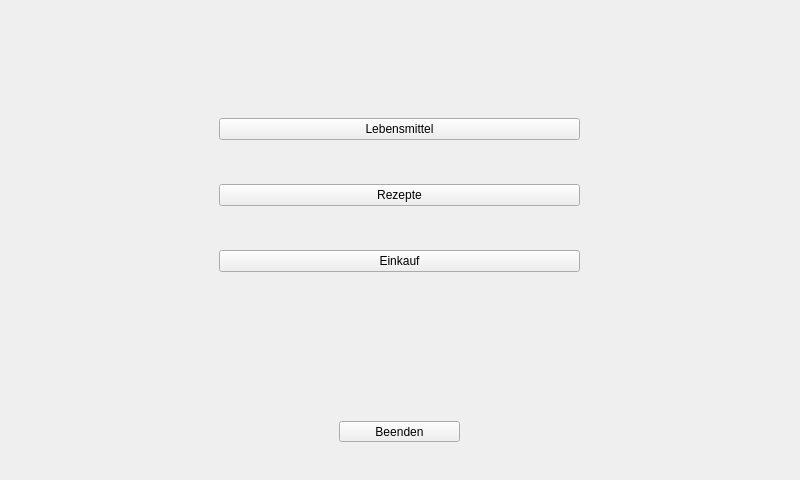
<?xml version="1.0" encoding="UTF-8"?>
<ui version="4.0">
 <class>MainWindow</class>
 <widget class="QMainWindow" name="MainWindow">
  <property name="geometry">
   <rect>
    <x>0</x>
    <y>0</y>
    <width>800</width>
    <height>480</height>
   </rect>
  </property>
  <property name="windowTitle">
   <string>MainWindow</string>
  </property>
  <widget class="QWidget" name="centralwidget">
   <widget class="QStackedWidget" name="stackedWidget">
    <property name="geometry">
     <rect>
      <x>0</x>
      <y>0</y>
      <width>800</width>
      <height>480</height>
     </rect>
    </property>
    <widget class="QWidget" name="page">
     <widget class="QPushButton" name="cmdClose">
      <property name="geometry">
       <rect>
        <x>339</x>
        <y>421</y>
        <width>121</width>
        <height>21</height>
       </rect>
      </property>
      <property name="text">
       <string>Beenden</string>
      </property>
     </widget>
     <widget class="QWidget" name="">
      <property name="geometry">
       <rect>
        <x>219</x>
        <y>80</y>
        <width>361</width>
        <height>231</height>
       </rect>
      </property>
      <layout class="QVBoxLayout" name="verticalLayout">
       <item>
        <widget class="QPushButton" name="cmdLebensm">
         <property name="text">
          <string>Lebensmittel</string>
         </property>
        </widget>
       </item>
       <item>
        <widget class="QPushButton" name="cmdRezepte">
         <property name="text">
          <string>Rezepte</string>
         </property>
        </widget>
       </item>
       <item>
        <widget class="QPushButton" name="cmdEinkauf">
         <property name="text">
          <string>Einkauf</string>
         </property>
        </widget>
       </item>
      </layout>
     </widget>
    </widget>
   </widget>
  </widget>
 </widget>
 <resources/>
 <connections/>
</ui>
